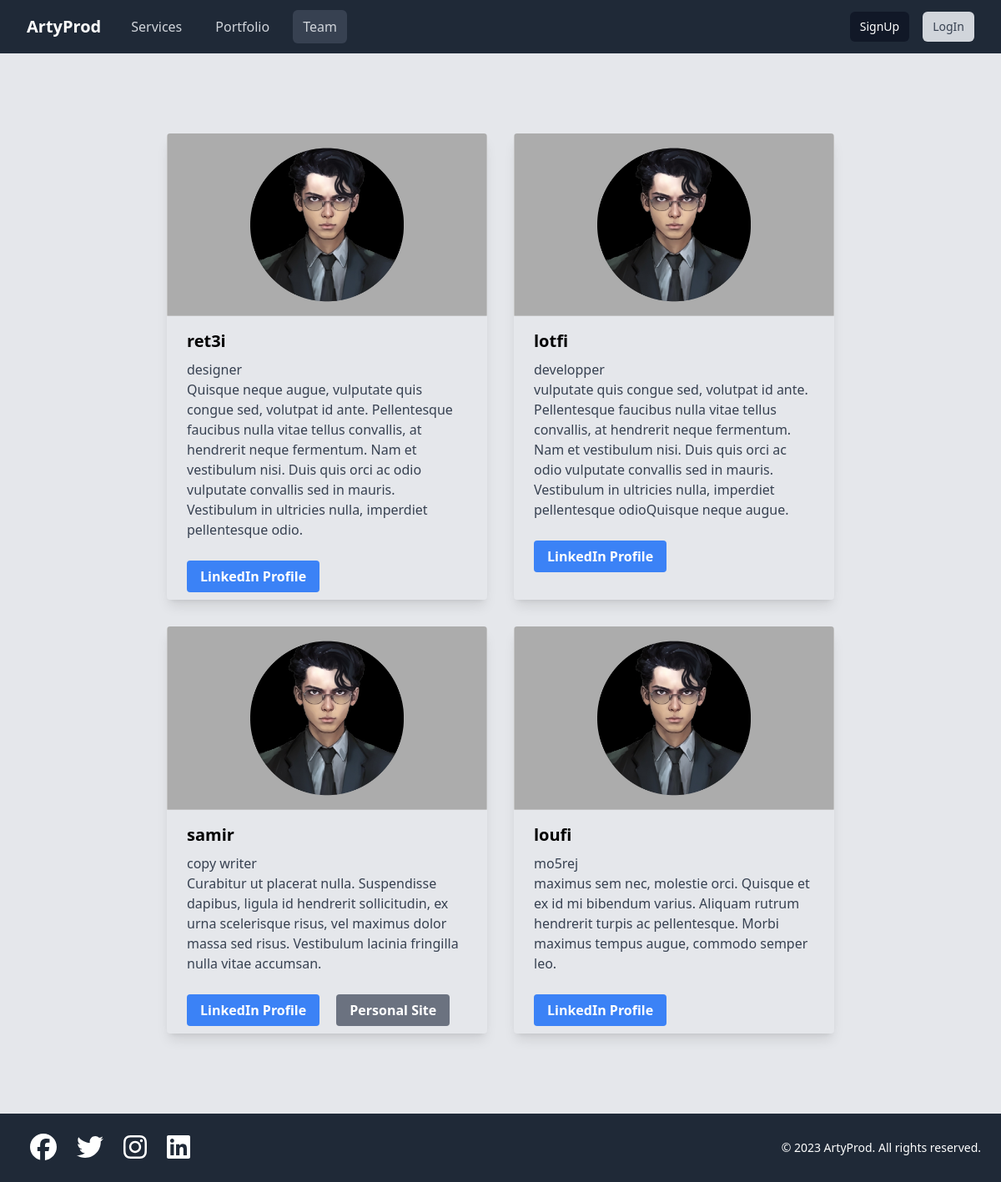
Page /team/ on the committed database.
### core/models.py (models this page shows, shortened)
class Staff(models.Model):
    user = models.OneToOneField(User, on_delete=models.CASCADE)
    name = models.CharField(max_length=30)
    job_title = models.CharField(max_length=30)
    description = models.TextField()
    image = models.ImageField(upload_to='media/staff', blank=True, null=True)
    in_url = models.URLField(blank=True, null=True, default='https://www.linkedin.com/')
    site_url = models.URLField(blank=True, null=True)
    REQUIRED_FIELDS = ['name', 'job_title', 'description']

### core/views.py (the view)
# urls.py: path('team/', team, name='team'),
def team(request):
    staff = Staff.objects.all()
    return render(request, 'core/team.html', {'staff': staff})

### core/templates/core/team.html (shortened to what this page needs)
{% extends 'core/base.html' %}
{% block content %}
<div class="flex flex-wrap justify-center">
  {% for st in staff %}
  <div class="max-w-sm rounded overflow-hidden shadow-lg m-4">
    <img class="w-full" src="{{ st.image.url }}" alt="Team Member Photo">
    <div class="px-6 py-4">
      <div class="font-bold text-xl mb-2">{{ st.name }}</div>
      <p class="text-gray-700 text-base">{{ st.job_title }}</p>
      <p class="text-gray-700 text-base">{{ st.description }}</p>
    </div>
    <div class="px-6 py-4">
      <a href="{{ st.in_url }}" target="_blank" class="bg-blue-500 hover:bg-blue-700 text-white font-bold py-2 px-4 rounded">LinkedIn Profile</a>
      {% if st.site_url %}
        <a href="{{ st.site_url }}" target="_blank" class="bg-gray-500 hover:bg-gray-700 text-white font-bold py-2 px-4 rounded ml-4">Personal Site</a>
      {% endif %}
    </div>
  </div>
  {% endfor %}
</div>
{% endblock content %}

### rows in the picture
Staff: image (picture), name "ret3i", job_title "designer", description "Quisque neque augue, vulputate quis congue sed, volutpat id ante. Pellentesque faucibus nulla vitae tellus convallis, at hendrerit neque fermentum. Nam et vestibulum nisi. Duis quis orci ac odio vulputate convallis sed in mauris. Vestibulum in ultricies nulla, imperdiet pellentesque odio."
Staff: image (picture), name "lotfi", job_title "developper", description "vulputate quis congue sed, volutpat id ante. Pellentesque faucibus nulla vitae tellus convallis, at hendrerit neque fermentum. Nam et vestibulum nisi. Duis quis orci ac odio vulputate convallis sed in mauris. Vestibulum in ultricies nulla, imperdiet pellentesque odioQuisque neque augue."
Staff: image (picture), name "samir", job_title "copy writer", description "Curabitur ut placerat nulla. Suspendisse dapibus, ligula id hendrerit sollicitudin, ex urna scelerisque risus, vel maximus dolor massa sed risus. Vestibulum lacinia fringilla nulla vitae accumsan."
Staff: image (picture), name "loufi", job_title "mo5rej", description "maximus sem nec, molestie orci. Quisque et ex id mi bibendum varius. Aliquam rutrum hendrerit turpis ac pellentesque. Morbi maximus tempus augue, commodo semper leo."
